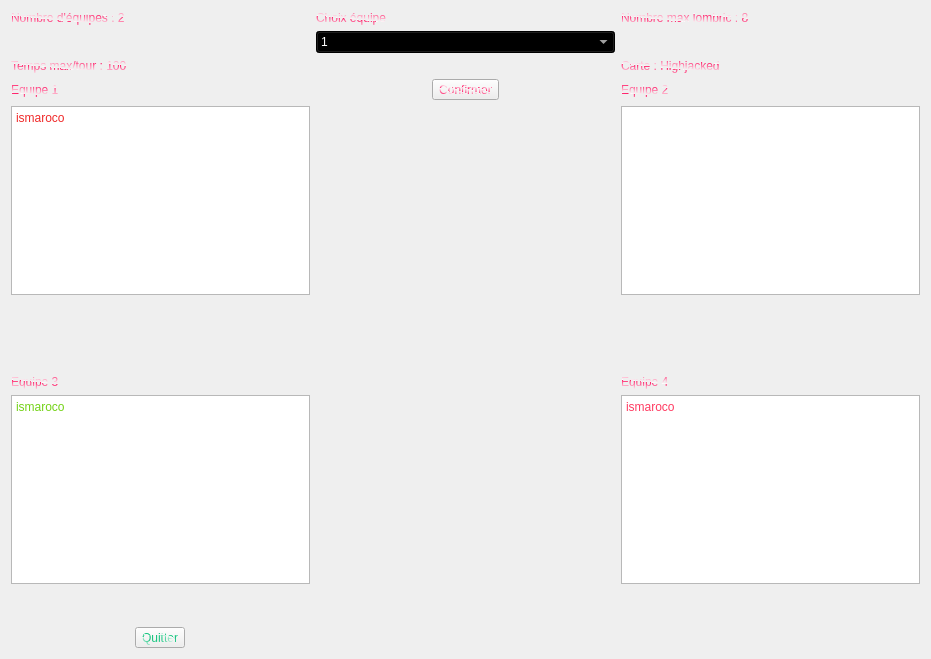
<?xml version="1.0" encoding="UTF-8"?>
<ui version="4.0">
 <class>Salon_InviteeWidget</class>
 <widget class="QWidget" name="Salon_InviteeWidget">
  <property name="geometry">
   <rect>
    <x>0</x>
    <y>0</y>
    <width>931</width>
    <height>659</height>
   </rect>
  </property>
  <property name="windowTitle">
   <string>Form</string>
  </property>
  <property name="styleSheet">
   <string notr="true">background-image: url(:/wallpaper/UI/Resources/cropped-1920-1080-521477.jpg);
color: qlineargradient(spread:repeat, x1:0.835821, y1:0.119, x2:1, y2:0, stop:0 rgba(255, 28, 103, 255), stop:1 rgba(255, 255, 255, 255));
font: 75 oblique 13pt &quot;Tlwg Typist&quot;;</string>
  </property>
  <layout class="QHBoxLayout" name="horizontalLayout">
   <item>
    <layout class="QGridLayout" name="Salon_InviteegridLayout">
     <item row="5" column="1">
      <spacer name="verticalSpacer_4">
       <property name="orientation">
        <enum>Qt::Vertical</enum>
       </property>
       <property name="sizeHint" stdset="0">
        <size>
         <width>20</width>
         <height>40</height>
        </size>
       </property>
      </spacer>
     </item>
     <item row="8" column="1">
      <spacer name="horizontalSpacer">
       <property name="orientation">
        <enum>Qt::Horizontal</enum>
       </property>
       <property name="sizeHint" stdset="0">
        <size>
         <width>40</width>
         <height>20</height>
        </size>
       </property>
      </spacer>
     </item>
     <item row="3" column="1" alignment="Qt::AlignHCenter">
      <widget class="QToolButton" name="Confirm_Equipe_InviteeToolButton">
       <property name="text">
        <string>Confirmer</string>
       </property>
      </widget>
     </item>
     <item row="8" column="0">
      <widget class="QPlainTextEdit" name="Equipe_troisplainTextEdit">
       <property name="styleSheet">
        <string notr="true">color: rgb(115, 210, 22);</string>
       </property>
       <property name="plainText">
        <string>ismaroco
</string>
       </property>
       <property name="cursorWidth">
        <number>0</number>
       </property>
       <property name="textInteractionFlags">
        <set>Qt::TextSelectableByKeyboard|Qt::TextSelectableByMouse</set>
       </property>
      </widget>
     </item>
     <item row="4" column="2">
      <widget class="QPlainTextEdit" name="Equipe_deuxplainTextEdit">
       <property name="styleSheet">
        <string notr="true">color: rgb(255, 255, 255);</string>
       </property>
       <property name="plainText">
        <string>ismaroco
</string>
       </property>
       <property name="cursorWidth">
        <number>0</number>
       </property>
       <property name="textInteractionFlags">
        <set>Qt::TextSelectableByKeyboard|Qt::TextSelectableByMouse</set>
       </property>
      </widget>
     </item>
     <item row="6" column="2">
      <spacer name="verticalSpacer_2">
       <property name="orientation">
        <enum>Qt::Vertical</enum>
       </property>
       <property name="sizeHint" stdset="0">
        <size>
         <width>20</width>
         <height>40</height>
        </size>
       </property>
      </spacer>
     </item>
     <item row="6" column="0">
      <spacer name="verticalSpacer">
       <property name="orientation">
        <enum>Qt::Vertical</enum>
       </property>
       <property name="sizeHint" stdset="0">
        <size>
         <width>20</width>
         <height>40</height>
        </size>
       </property>
      </spacer>
     </item>
     <item row="8" column="2">
      <widget class="QPlainTextEdit" name="Equipe_quatreplainTextEdit">
       <property name="styleSheet">
        <string notr="true">color: rgb(255, 59, 97);</string>
       </property>
       <property name="plainText">
        <string>ismaroco
</string>
       </property>
       <property name="cursorWidth">
        <number>0</number>
       </property>
       <property name="textInteractionFlags">
        <set>Qt::TextSelectableByKeyboard|Qt::TextSelectableByMouse</set>
       </property>
      </widget>
     </item>
     <item row="7" column="0">
      <widget class="QLabel" name="Equipe_troisLabel">
       <property name="text">
        <string>Equipe 3</string>
       </property>
      </widget>
     </item>
     <item row="1" column="1">
      <widget class="QComboBox" name="Choix_Equipe_InviteecomboBox">
       <property name="styleSheet">
        <string notr="true">background-color: rgb(0, 0, 0);
color: rgb(255, 255, 255);</string>
       </property>
       <item>
        <property name="text">
         <string>1</string>
        </property>
       </item>
       <item>
        <property name="text">
         <string>2</string>
        </property>
       </item>
       <item>
        <property name="text">
         <string>3</string>
        </property>
       </item>
       <item>
        <property name="text">
         <string>4</string>
        </property>
       </item>
      </widget>
     </item>
     <item row="3" column="2">
      <widget class="QLabel" name="Equipe_deuxLabel">
       <property name="text">
        <string>Equipe 2</string>
       </property>
      </widget>
     </item>
     <item row="3" column="0">
      <widget class="QLabel" name="Equipe_unelabel">
       <property name="text">
        <string>Equipe 1</string>
       </property>
      </widget>
     </item>
     <item row="9" column="0">
      <spacer name="verticalSpacer_3">
       <property name="orientation">
        <enum>Qt::Vertical</enum>
       </property>
       <property name="sizeHint" stdset="0">
        <size>
         <width>20</width>
         <height>40</height>
        </size>
       </property>
      </spacer>
     </item>
     <item row="7" column="2">
      <widget class="QLabel" name="Equipe_quatrelabel">
       <property name="text">
        <string>Equipe 4</string>
       </property>
      </widget>
     </item>
     <item row="10" column="0" alignment="Qt::AlignHCenter">
      <widget class="QToolButton" name="Leave_room_InviteeToolButton">
       <property name="styleSheet">
        <string notr="true">color: qradialgradient(spread:repeat, cx:0.43, cy:0.739, radius:0.5, fx:0.286, fy:0.358, stop:0.402985 rgba(18, 196, 125, 255), stop:1 rgba(255, 255, 255, 255));</string>
       </property>
       <property name="text">
        <string>Quitter</string>
       </property>
      </widget>
     </item>
     <item row="0" column="1">
      <widget class="QLabel" name="Choix_Equipe_InviteeLabel">
       <property name="text">
        <string>Choix équipe</string>
       </property>
      </widget>
     </item>
     <item row="0" column="0">
      <widget class="QLabel" name="Nombre_EquipeLabel">
       <property name="text">
        <string>Nombre d'équipes : 2</string>
       </property>
      </widget>
     </item>
     <item row="2" column="0">
      <widget class="QLabel" name="Temps_MaxTourLabel">
       <property name="text">
        <string>Temps max/tour : 100</string>
       </property>
      </widget>
     </item>
     <item row="4" column="0">
      <widget class="QPlainTextEdit" name="Equipe_uneplainTextEdit">
       <property name="styleSheet">
        <string notr="true">color: rgb(239, 41, 41);</string>
       </property>
       <property name="plainText">
        <string>ismaroco
</string>
       </property>
       <property name="cursorWidth">
        <number>0</number>
       </property>
       <property name="textInteractionFlags">
        <set>Qt::TextSelectableByKeyboard|Qt::TextSelectableByMouse</set>
       </property>
      </widget>
     </item>
     <item row="0" column="2">
      <widget class="QLabel" name="Nombre_LombrcLabel">
       <property name="text">
        <string>Nombre max lombric : 8</string>
       </property>
      </widget>
     </item>
     <item row="2" column="2">
      <widget class="QLabel" name="Cartelabel">
       <property name="text">
        <string>Carte : Highjacked</string>
       </property>
      </widget>
     </item>
    </layout>
   </item>
  </layout>
 </widget>
 <resources>
  <include location="../images_widget.qrc"/>
 </resources>
 <connections/>
</ui>
